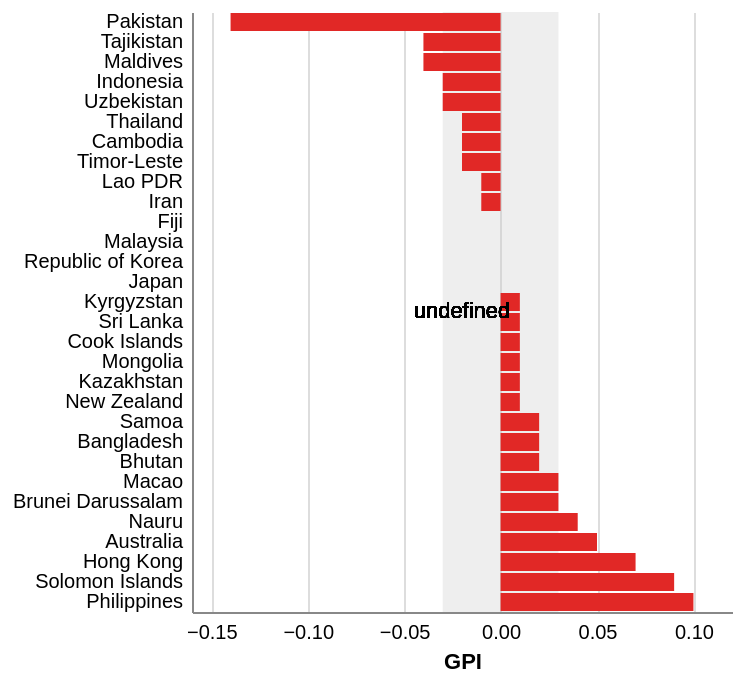

Vega-Lite specification stored for this chart:
### Vega-Lite specification from a JSON file in a GitHub repository (floating-point values rounded to 4 significant figures)
{"$schema": "https://vega.github.io/schema/vega-lite/v5.json", "view": {"stroke": "transparent"}, "width": 270, "height": 300, "layer": [{"data": {"values": [{"y1": -0.03, "y2": 0.03}]}, "mark": {"type": "rect", "color": "rgb(198,198,198)", "opacity": 0.3}, "encoding": {"x": {"field": "y1", "type": "quantitative"}, "x2": {"field": "y2"}}}, {"transform": [{"calculate": "datum.value - 1", "as": "diff"}], "mark": {"type": "bar", "color": "rgb(225,40,38)"}, "encoding": {"y": {"field": "country", "type": "nominal", "axis": {"ticks": false, "labelPadding": 5, "title": null}, "sort": "x"}, "x": {"field": "diff", "type": "quantitative", "axis": {"title": "GPI", "ticks": false, "labelPadding": 5}}}}, {"mark": {"type": "text"}, "encoding": {"text": {"field": ""}}}], "data": {"values": [{"country": "Pakistan", "iso3": "PAK", "value": 0.86}, {"country": "Tajikistan", "iso3": "TJK", "value": 0.96}, {"country": "Maldives", "iso3": "MDV", "value": 0.96}, {"country": "Indonesia", "iso3": "IDN", "value": 0.97}, {"country": "Uzbekistan", "iso3": "UZB", "value": 0.97}, {"country": "Thailand", "iso3": "THA", "value": 0.98}, {"country": "Cambodia", "iso3": "KHM", "value": 0.98}, {"country": "Timor-Leste", "iso3": "TLS", "value": 0.98}, {"country": "Lao PDR", "iso3": "LAO", "value": 0.99}, {"country": "Iran", "iso3": "IRN", "value": 0.99}, {"country": "Fiji", "iso3": "FJI", "value": 1}, {"country": "Malaysia", "iso3": "MYS", "value": 1}, {"country": "Republic of Korea", "iso3": "KOR", "value": 1}, {"country": "Japan", "iso3": "JPN", "value": 1}, {"country": "Kyrgyzstan", "iso3": "KGZ", "value": 1.01}, {"country": "Sri Lanka", "iso3": "LKA", "value": 1.01}, {"country": "Cook Islands", "iso3": "COK", "value": 1.01}, {"country": "Mongolia", "iso3": "MNG", "value": 1.01}, {"country": "Kazakhstan", "iso3": "KAZ", "value": 1.01}, {"country": "New Zealand", "iso3": "NZL", "value": 1.01}, {"country": "Samoa", "iso3": "WSM", "value": 1.02}, {"country": "Bangladesh", "iso3": "BGD", "value": 1.02}, {"country": "Bhutan", "iso3": "BTN", "value": 1.02}, {"country": "Macao", "iso3": "MAC", "value": 1.03}, {"country": "Brunei Darussalam", "iso3": "BRN", "value": 1.03}, {"country": "Nauru", "iso3": "NRU", "value": 1.04}, {"country": "Australia", "iso3": "AUS", "value": 1.05}, {"country": "Hong Kong", "iso3": "HKG", "value": 1.07}, {"country": "Solomon Islands", "iso3": "SLB", "value": 1.09}, {"country": "Philippines", "iso3": "PHL", "value": 1.1}]}}
